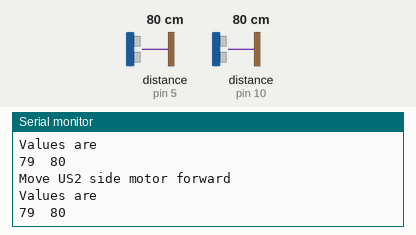
This sketch was run on a simulated Arduino Uno, built with avr-gcc and run on an emulated ATmega328P. Parts: the last lines printed to the serial monitor. Wiring (inferred from the names in the program): 2 × ultrasonic range finder: trigger pin 4, echo pin 5 / trigger pin 9, echo pin 10. The inputs (shaded band) are chosen by the test bench; at power-on: distance to the obstacle (sensors on pin 10, pin 5) 80 cm. The echo pulse lasts 58.3 µs per cm.

Above: at 25.0 s.
25.1 s: distance to the obstacle (sensor on pin 10) set to 11 cm
At 27.3 s:
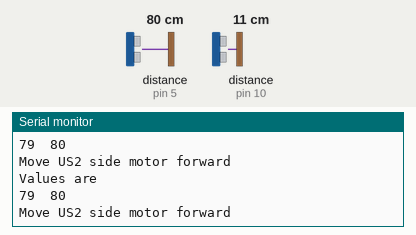
30.2 s: distance to the obstacle (sensor on pin 10) set to 8 cm
At 31.9 s:
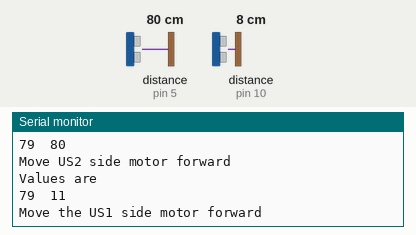
Timing chart, 0 to 33.4 s (numbered marks = the images above; inputs shaded):
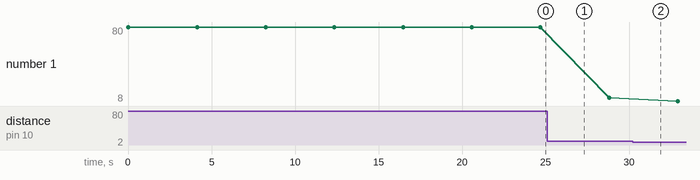

Measured:
- the behaviour switches between 10 and 9 cm on distance to the obstacle (sensor on pin 10) (found by bisection; images 1 and 2)
- plotted number 1: 80 → 11 after the input at 25.1 s, 11 → 8 after the input at 30.2 s

The sketch:

Alignment.ino
```cpp
//Constants
#define ULTRAECHOBL 5 // give the pin numbers for echo pin in backward left position
#define ULTRATRIGBL 4 // give the pin numbers for trigger pin in backward left position

#define ULTRAECHOBR 10 // give the pin numbers for echo pin in backward right position
#define ULTRATRIGBR 9 // give the pin numbers for trigger pin in backward right position
#define THRESHOLD 10 //this stores the max distance upto which you can classify an object as an obsruction

//Global Variables

int us1;
int us2;
int thresh=10;

void setup()
{ pinMode(ULTRATRIGBL,OUTPUT);
  pinMode(ULTRAECHOBL,INPUT);
  pinMode(ULTRATRIGBR,OUTPUT);
  pinMode(ULTRAECHOBR,INPUT);
  Serial.begin(9600);

}

void getUSValues()
{
  digitalWrite(ULTRATRIGBL,LOW);
  delayMicroseconds(2);
  digitalWrite(ULTRATRIGBL,HIGH);
  delayMicroseconds(2);
  digitalWrite(ULTRATRIGBL,LOW);

  long timedelay = pulseIn(ULTRAECHOBL,HIGH);
  us1 = 0.0343 * (timedelay/2);

  delayMicroseconds(2);

  digitalWrite(ULTRATRIGBR,LOW);
  delayMicroseconds(2);
  digitalWrite(ULTRATRIGBR,HIGH);
  delayMicroseconds(2);
  digitalWrite(ULTRATRIGBR,LOW);

  long td = pulseIn(ULTRAECHOBR,HIGH);
  us2 = 0.0343 * (td/2);
  Serial.println("Values are" );
  Serial.print(us1);
  Serial.print("\t");
  Serial.println(us2);
  delay(100);

}

void align()
{


      if(us2>us1)
        {//Move the motor on the us2 side forward
      Serial.println("Move US2 side motor forward");
        }
      else
      {//Move the motor on the us1 side forward
        Serial.println("Move the US1 side motor forward");

      }

    if(us2==us1)
      {//Bot aligned parallel to the wall
        Serial.println("Bot aligned");
      }
  delay(1000)  ;
}

void thresholdCondition()
{

  if(us2<thresh && us1<thresh)
  {//Reverse the bot in the same alignment and start over
    Serial.println("Reverse the bot");

  }
}

void loop()
{
  getUSValues();
  delay(1000);
  thresholdCondition();
  delay(1000);
  align();
  delay(1000);
}
```
